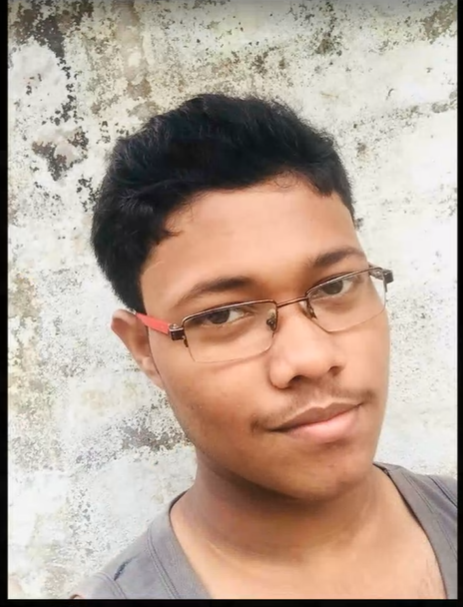
#> input picture maya.png, 463 x 607 px
$ python power_law_transformation.py
#> lines starting #> are read from the running program, lines starting #| are printed output that depends on the picture
import cv2
import numpy as np
import matplotlib.pyplot as plt

img = cv2.imread('maya.png', 0)
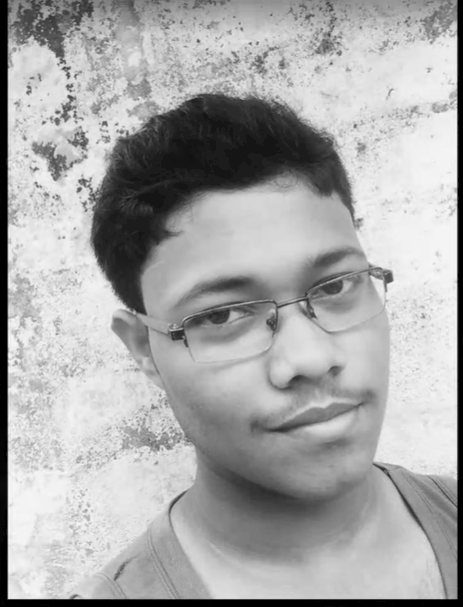
#> img: shape (607, 463); min 0, max 249, mean 168.4
cv2.imshow('initial image', img)

h,w = img.shape[:2]
#> h = 607; w = 463

gamma = 1/0.25

c=1

def evaluatePixel(pixel):
    global gamma, c
    return ((c*pixel)**gamma)

for i in range(h):
    for j in range(w):
        img[i][j] = evaluatePixel(img[i][j])
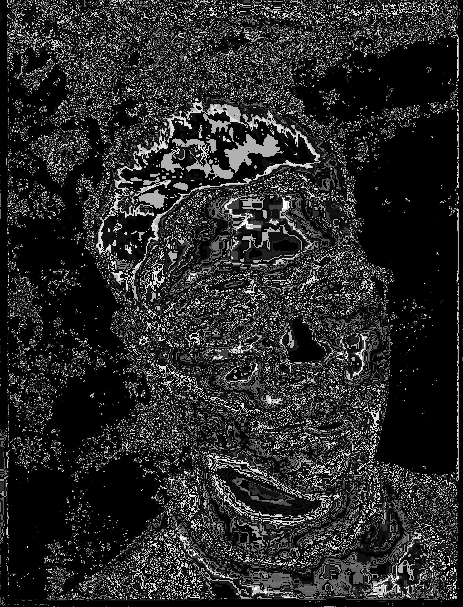
#> img: shape (607, 463); min 0, max 255, mean 40.9

cv2.imshow('tranform image', img)

cv2.waitKey(0)
